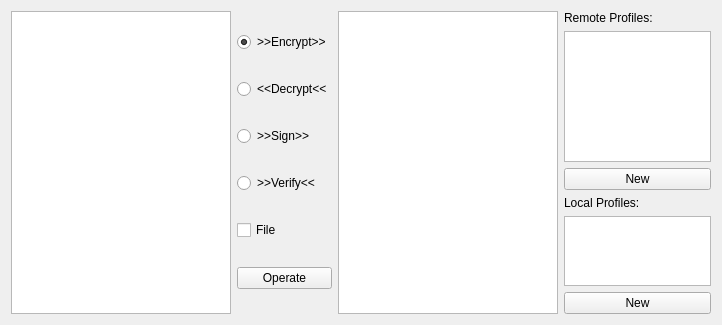
<?xml version="1.0" encoding="UTF-8"?>
<ui version="4.0">
 <class>Widget</class>
 <widget class="QWidget" name="Widget">
  <property name="geometry">
   <rect>
    <x>0</x>
    <y>0</y>
    <width>722</width>
    <height>325</height>
   </rect>
  </property>
  <property name="windowTitle">
   <string>keyacid</string>
  </property>
  <layout class="QHBoxLayout" name="horizontalLayout_2" stretch="3,1,3,2">
   <item>
    <widget class="QPlainTextEdit" name="plainText"/>
   </item>
   <item>
    <layout class="QVBoxLayout" name="verticalLayout">
     <item>
      <widget class="QRadioButton" name="encrypt">
       <property name="text">
        <string>&gt;&gt;Encrypt&gt;&gt;</string>
       </property>
       <property name="checked">
        <bool>true</bool>
       </property>
      </widget>
     </item>
     <item>
      <widget class="QRadioButton" name="decrypt">
       <property name="text">
        <string>&lt;&lt;Decrypt&lt;&lt;</string>
       </property>
      </widget>
     </item>
     <item>
      <widget class="QRadioButton" name="sign">
       <property name="text">
        <string>&gt;&gt;Sign&gt;&gt;</string>
       </property>
      </widget>
     </item>
     <item>
      <widget class="QRadioButton" name="verify">
       <property name="text">
        <string>&gt;&gt;Verify&lt;&lt;</string>
       </property>
      </widget>
     </item>
     <item>
      <widget class="QCheckBox" name="file">
       <property name="text">
        <string>File</string>
       </property>
      </widget>
     </item>
     <item>
      <widget class="QPushButton" name="operate">
       <property name="text">
        <string>Operate</string>
       </property>
      </widget>
     </item>
    </layout>
   </item>
   <item>
    <widget class="QPlainTextEdit" name="cipherText"/>
   </item>
   <item>
    <layout class="QVBoxLayout" name="verticalLayout_2" stretch="0,3,0,0,1,0">
     <item>
      <widget class="QLabel" name="remoteProfilesLabel">
       <property name="text">
        <string>Remote Profiles:</string>
       </property>
      </widget>
     </item>
     <item>
      <widget class="QListView" name="remoteProfiles"/>
     </item>
     <item>
      <widget class="QPushButton" name="newRemoteProfile">
       <property name="text">
        <string>New</string>
       </property>
      </widget>
     </item>
     <item>
      <widget class="QLabel" name="localProfilesLabel">
       <property name="text">
        <string>Local Profiles:</string>
       </property>
      </widget>
     </item>
     <item>
      <widget class="QListView" name="localProfiles"/>
     </item>
     <item>
      <widget class="QPushButton" name="newLocalProfile">
       <property name="text">
        <string>New</string>
       </property>
      </widget>
     </item>
    </layout>
   </item>
  </layout>
 </widget>
 <layoutdefault spacing="6" margin="11"/>
 <resources/>
 <connections/>
</ui>
